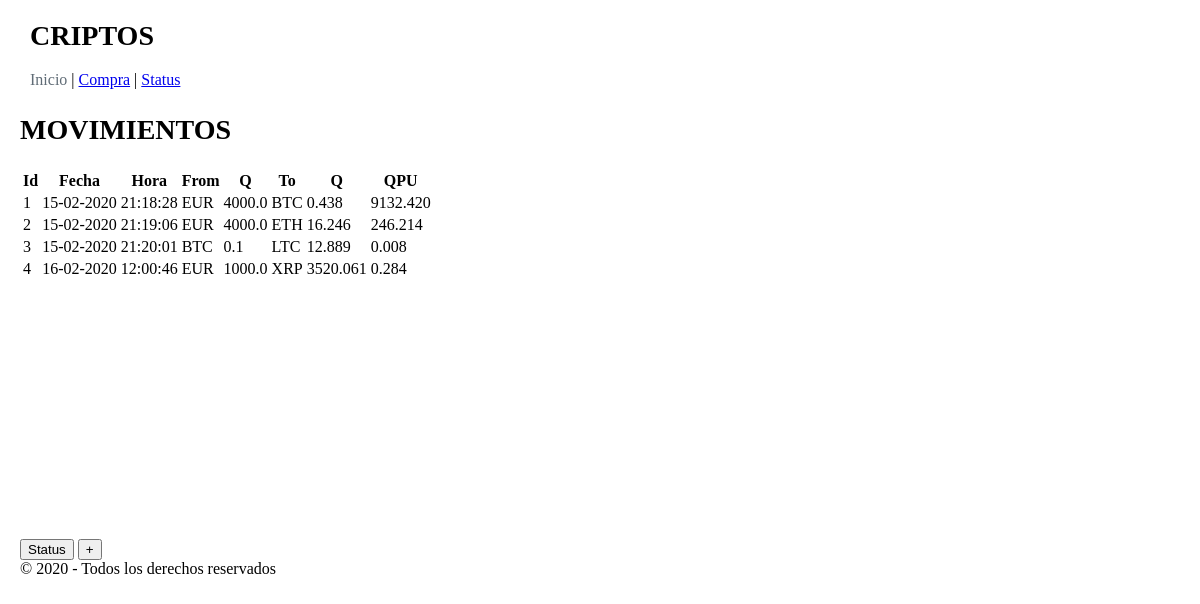
Before: / with the older database file.
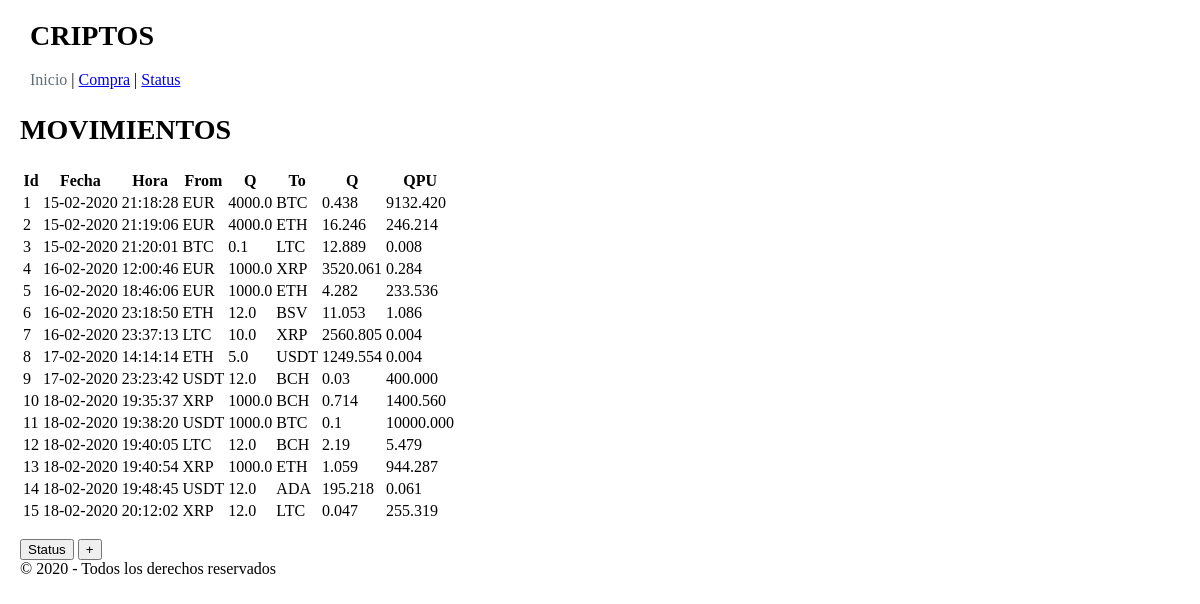
After: the same page with the newer database file.
### tables this page shows
CREATE TABLE "Movements" (
	`id`	INTEGER,
	`date`	TEXT,
	`time`	TEXT,
	`from_currency`	INTEGER,
	`from_quantity`	REAL,
	`to_currency`	INTEGER,
	`to_quantity`	REAL,
	PRIMARY KEY(`id`),
	FOREIGN KEY(`to_currency`) REFERENCES `Criptos`,
	FOREIGN KEY(`from_currency`) REFERENCES `Criptos`
);

CREATE TABLE "Criptos" (
	`id`	INTEGER,
	`symbol`	TEXT,
	`name`	TEXT,
	PRIMARY KEY(`id`)
);

### criptos/routes.py (the view)
@app.route("/")
def index():
    registros = todosMovDB()
    return render_template("index.html", registros=registros, route="index")

### criptos/routes.py (called while the page is built)
def todosMovDB():
    conn = sqlite3.connect(BASE_DATOS)
    cur = conn.cursor()
    consulta = '''SELECT Movements.id, Movements.date, Movements.time,
                CriptosFrom.symbol, Movements.from_quantity, CriptosTo.symbol, Movements.to_quantity FROM Movements
                INNER JOIN Criptos as CriptosFrom ON Movements.from_currency = CriptosFrom.id
                INNER JOIN Criptos as CriptosTo ON Movements.to_currency = CriptosTo.id;'''
    rows = cur.execute(consulta)
    filas = []
    for row in rows:
        filas.append(row)
    conn.close()
    return filas

### criptos/templates/index.html (shortened to what this page needs)
{% extends "base.html" %}
{% block content %}
    <h1>MOVIMIENTOS</h1>
    <div id='scrollTable'>
        <table class="u-full-width">
            <tr>
                <th>Id</th>
                <th>Fecha</th>
                <th>Hora</th>
                <th>From</th>
                <th>Q</th>
                <th>To</th>
                <th>Q</th>
                <th>QPU</th>
            </tr>
            {% for mov in registros %}
            <tr>
                <td>{{mov[0]}}</td>
                <td>{{mov[1]}}</td>
                <td>{{mov[2]}}</td>
                <td>{{mov[3]}}</td>
                <td>{{mov[4]}}</td>
                <td>{{mov[5]}}</td>
                <td>{{mov[6]}}</td>
                <td> {{ "%.3f"|format((mov[4])/(mov[6])) }} </td>
            </tr>
            {% endfor %}
        </table>
    </div>
    <a href="/status"><input type="button" value="Status"></a>
    <a href="/purchase"><input type="button" value="+"></a>
{% endblock %}

### criptos/templates/base.html (shortened to what this page needs)
<html lang="en">
<head>
    <link rel="stylesheet" href="//cdnjs.cloudflare.com/ajax/libs/normalize/5.0.0/normalize.css">
    <link rel="stylesheet" href="//cdnjs.cloudflare.com/ajax/libs/milligram/1.3.0/milligram.css">
    <link rel="stylesheet" href="/static/css/base.css">
</head>
<body>
    <header>
        <h1>CRIPTOS</h1>
        <div id="menu">
            {% if 'index' != route %}
            <a href="/">Inicio</a> |
            {% else%}
            <a class="disable">Inicio</a> |
            {% endif %}
            {% if 'purchase' != route %}
            <a href="/purchase">Compra</a>  |
            {% else%}
            <a class="disable">Compra</a>  |
            {% endif %}
            {% if 'status' != route %}
            <a href="/status">Status</a>
            {% else%}
            <a class="disable">Status</a> |
            {% endif %}
        </div>
    </header>
    <section>
        {% block content %}{% endblock %}
    </section>
    <footer>&copy 2020 - Todos los derechos reservados</footer>
</body>
</html>

### criptos/static/css/base.css (style rules this page uses)
body { margin: 20px; }
header { margin-left: 10px; }
h1 { font-size: 28px; }
#menu { margin-bottom: 25px; }
#menu .disable { color: #606c76; }
#scrollTable { overflow-y: scroll; height: 355px; width: auto; margin-bottom: 15px; }

Changed rows visible on the page:
added Movements: id "5", date "16-02-2020", time "18:46:06", symbol "EUR", from_quantity "1000.0", symbol "ETH", to_quantity "4.282", (mov[4])/(mov[6]) "233.536"
added Movements: id "6", date "16-02-2020", time "23:18:50", symbol "ETH", from_quantity "12.0", symbol "BSV", to_quantity "11.053", (mov[4])/(mov[6]) "1.086"
added Movements: id "7", date "16-02-2020", time "23:37:13", symbol "LTC", from_quantity "10.0", symbol "XRP", to_quantity "2560.805", (mov[4])/(mov[6]) "0.004"
added Movements: id "8", date "17-02-2020", time "14:14:14", symbol "ETH", from_quantity "5.0", symbol "USDT", to_quantity "1249.554", (mov[4])/(mov[6]) "0.004"
added Movements: id "9", date "17-02-2020", time "23:23:42", symbol "USDT", from_quantity "12.0", symbol "BCH", to_quantity "0.03", (mov[4])/(mov[6]) "400.000"
added Movements: id "10", date "18-02-2020", time "19:35:37", symbol "XRP", from_quantity "1000.0", symbol "BCH", to_quantity "0.714", (mov[4])/(mov[6]) "1400.560"
added Movements: id "11", date "18-02-2020", time "19:38:20", symbol "USDT", from_quantity "1000.0", symbol "BTC", to_quantity "0.1", (mov[4])/(mov[6]) "10000.000"
added Movements: id "12", date "18-02-2020", time "19:40:05", symbol "LTC", from_quantity "12.0", symbol "BCH", to_quantity "2.19", (mov[4])/(mov[6]) "5.479"
added Movements: id "13", date "18-02-2020", time "19:40:54", symbol "XRP", from_quantity "1000.0", symbol "ETH", to_quantity "1.059", (mov[4])/(mov[6]) "944.287"
added Movements: id "14", date "18-02-2020", time "19:48:45", symbol "USDT", from_quantity "12.0", symbol "ADA", to_quantity "195.218", (mov[4])/(mov[6]) "0.061"
added Movements: id "15", date "18-02-2020", time "20:12:02", symbol "XRP", from_quantity "12.0", symbol "LTC", to_quantity "0.047", (mov[4])/(mov[6]) "255.319"
